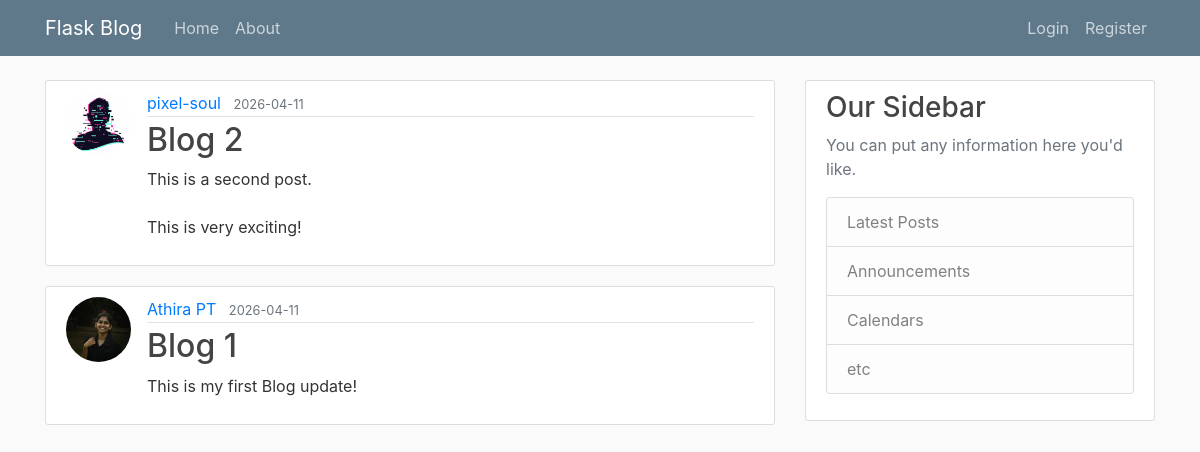
Page /home on the earlier database version.
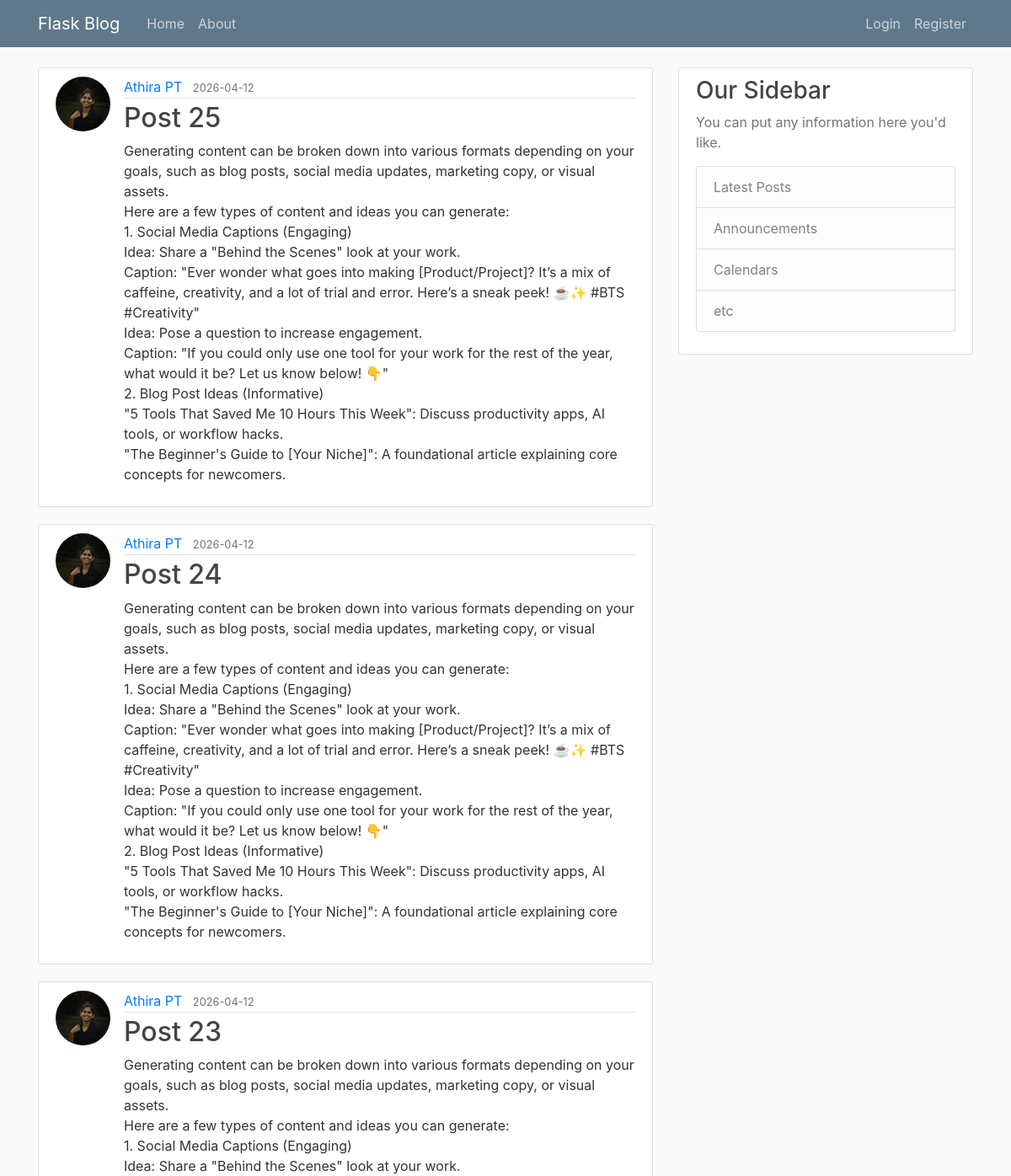
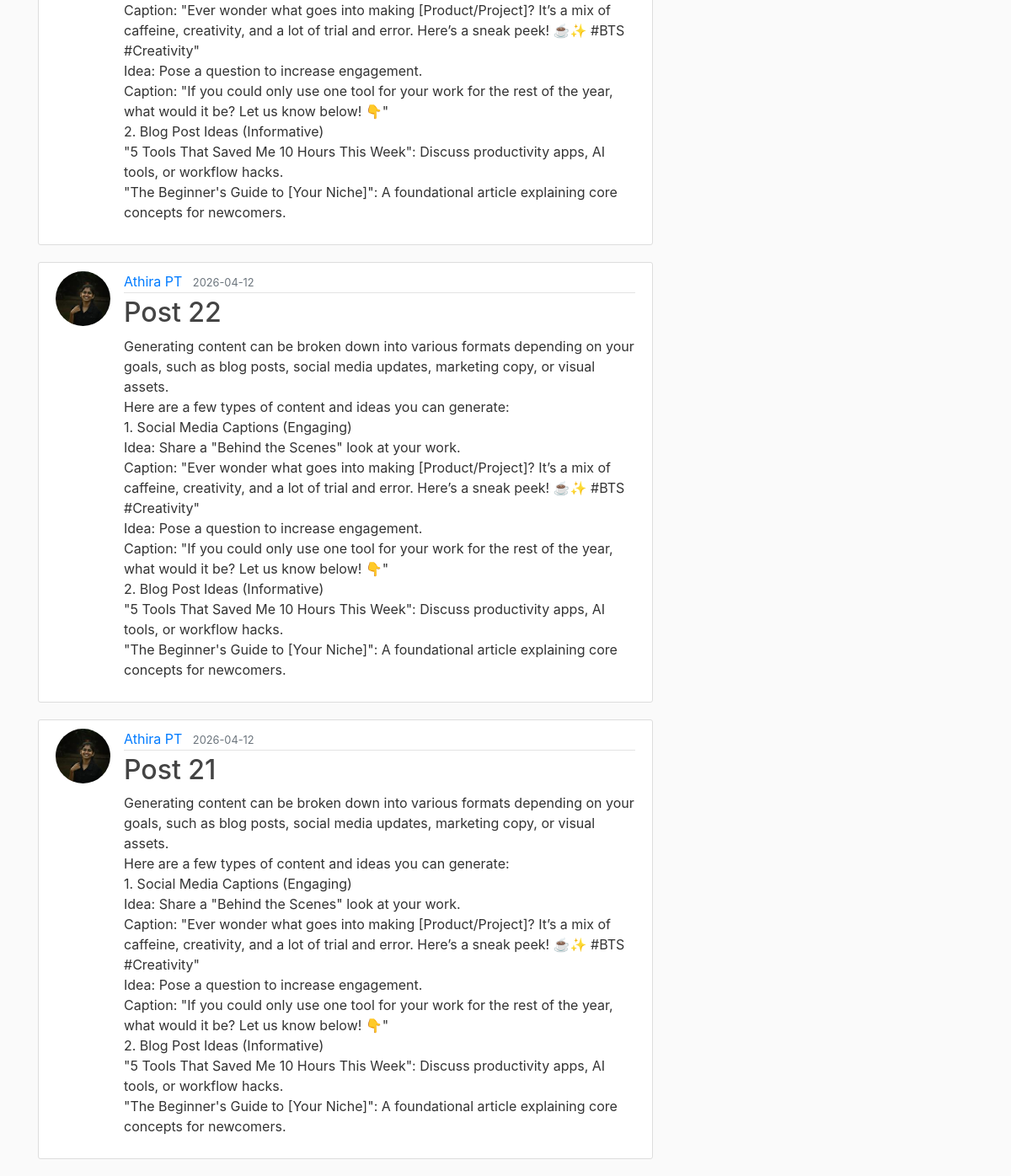
Same page on the later database version (2 pictures, top to bottom).
### flask_blog/models.py (models this page shows, shortened)
class Post(db.Model):
    id = db.Column(db.Integer, primary_key=True)
    title = db.Column(db.String(100), nullable=False)
    content = db.Column(db.Text, nullable=False)
    date_posted = db.Column(db.DateTime, nullable=False, default=datetime.utcnow)
    user_id = db.Column(db.Integer, db.ForeignKey('user.id'), nullable=False)

class User(db.Model, UserMixin):
    id = db.Column(db.Integer, primary_key=True)
    username = db.Column(db.String(20), unique=True, nullable=False)
    email = db.Column(db.String(120), unique=True, nullable=False)
    image_file = db.Column(db.String(20), nullable=False, default='default.jpg')
    password = db.Column(db.String(60), nullable=False)
    posts = db.relationship('Post', backref='author', lazy=True)

### flask_blog/routes.py (the view)
@app.route("/")
@app.route("/home")
def home():
    page = request.args.get('page', 1, type=int)
    posts = Post.query.order_by(Post.date_posted.desc()).paginate(per_page=5, page=page)
    return render_template("home.html",posts=posts)

### flask_blog/templates/home.html
{% extends "layout.html" %}
{% block content %}
    {% for post in posts %}
        <article class="media content-section">
            <img class="rounded-circle article-img" src="{{ url_for('static', filename='profile_pics/' + post.author.image_file) }}">
            <div class="media-body">
                <div class="article-metadata">
                <a class="mr-2" href="#">{{ post.author.username }}</a>
                <small class="text-muted">{{ post.date_posted.strftime('%Y-%m-%d') }}</small>
                </div>
                <h2><a class="article-title" href="{{ url_for('post', post_id=post.id) }}">{{ post.title }}</a></h2>
                <p class="article-content">{{ post.content }}</p>
            </div>
        </article>
    {% endfor %}
{% endblock content %}

Differences in the rows shown:
no longer on this page (row unchanged): Post: image_file (placeholder picture), author.username "pixel-soul", date_posted "2026-04-11", title "Blog 2", content "This is a second post. This is very exciting!"
no longer on this page (row unchanged): Post: image_file (picture), author.username "Athira PT", date_posted "2026-04-11", title "Blog 1", content "This is my first Blog update!"
added Post: image_file (picture), author.username "Athira PT", date_posted "2026-04-12", title "Post 25", content "Generating content can be broken down into various formats depending on your goals, such as blog posts, social media updates, marketing copy, or visual assets. Here are a few types of content and ideas you can generate: 1. Social Media Captions (Engaging) Idea: Share a \"Behind the Scenes\" look at your work. Caption: \"Ever wonder what goes into making [Product/Project]? It’s a mix of caffeine, creativity, and a lot of trial and error. Here’s a sneak peek! ☕✨ #BTS #Creativity\" Idea: Pose a question to increase engagement. Caption: \"If you could only use one tool for your work for the rest of the year, what would it be? Let us know below! 👇\" 2. Blog Post Ideas (Informative) \"5 Tools That Saved…"
added Post: image_file (picture), author.username "Athira PT", date_posted "2026-04-12", title "Post 24", content "Generating content can be broken down into various formats depending on your goals, such as blog posts, social media updates, marketing copy, or visual assets. Here are a few types of content and ideas you can generate: 1. Social Media Captions (Engaging) Idea: Share a \"Behind the Scenes\" look at your work. Caption: \"Ever wonder what goes into making [Product/Project]? It’s a mix of caffeine, creativity, and a lot of trial and error. Here’s a sneak peek! ☕✨ #BTS #Creativity\" Idea: Pose a question to increase engagement. Caption: \"If you could only use one tool for your work for the rest of the year, what would it be? Let us know below! 👇\" 2. Blog Post Ideas (Informative) \"5 Tools That Saved…"
added Post: image_file (picture), author.username "Athira PT", date_posted "2026-04-12", title "Post 23", content "Generating content can be broken down into various formats depending on your goals, such as blog posts, social media updates, marketing copy, or visual assets. Here are a few types of content and ideas you can generate: 1. Social Media Captions (Engaging) Idea: Share a \"Behind the Scenes\" look at your work. Caption: \"Ever wonder what goes into making [Product/Project]? It’s a mix of caffeine, creativity, and a lot of trial and error. Here’s a sneak peek! ☕✨ #BTS #Creativity\" Idea: Pose a question to increase engagement. Caption: \"If you could only use one tool for your work for the rest of the year, what would it be? Let us know below! 👇\" 2. Blog Post Ideas (Informative) \"5 Tools That Saved…"
added Post: image_file (picture), author.username "Athira PT", date_posted "2026-04-12", title "Post 22", content "Generating content can be broken down into various formats depending on your goals, such as blog posts, social media updates, marketing copy, or visual assets. Here are a few types of content and ideas you can generate: 1. Social Media Captions (Engaging) Idea: Share a \"Behind the Scenes\" look at your work. Caption: \"Ever wonder what goes into making [Product/Project]? It’s a mix of caffeine, creativity, and a lot of trial and error. Here’s a sneak peek! ☕✨ #BTS #Creativity\" Idea: Pose a question to increase engagement. Caption: \"If you could only use one tool for your work for the rest of the year, what would it be? Let us know below! 👇\" 2. Blog Post Ideas (Informative) \"5 Tools That Saved…"
added Post: image_file (picture), author.username "Athira PT", date_posted "2026-04-12", title "Post 21", content "Generating content can be broken down into various formats depending on your goals, such as blog posts, social media updates, marketing copy, or visual assets. Here are a few types of content and ideas you can generate: 1. Social Media Captions (Engaging) Idea: Share a \"Behind the Scenes\" look at your work. Caption: \"Ever wonder what goes into making [Product/Project]? It’s a mix of caffeine, creativity, and a lot of trial and error. Here’s a sneak peek! ☕✨ #BTS #Creativity\" Idea: Pose a question to increase engagement. Caption: \"If you could only use one tool for your work for the rest of the year, what would it be? Let us know below! 👇\" 2. Blog Post Ideas (Informative) \"5 Tools That Saved…"
